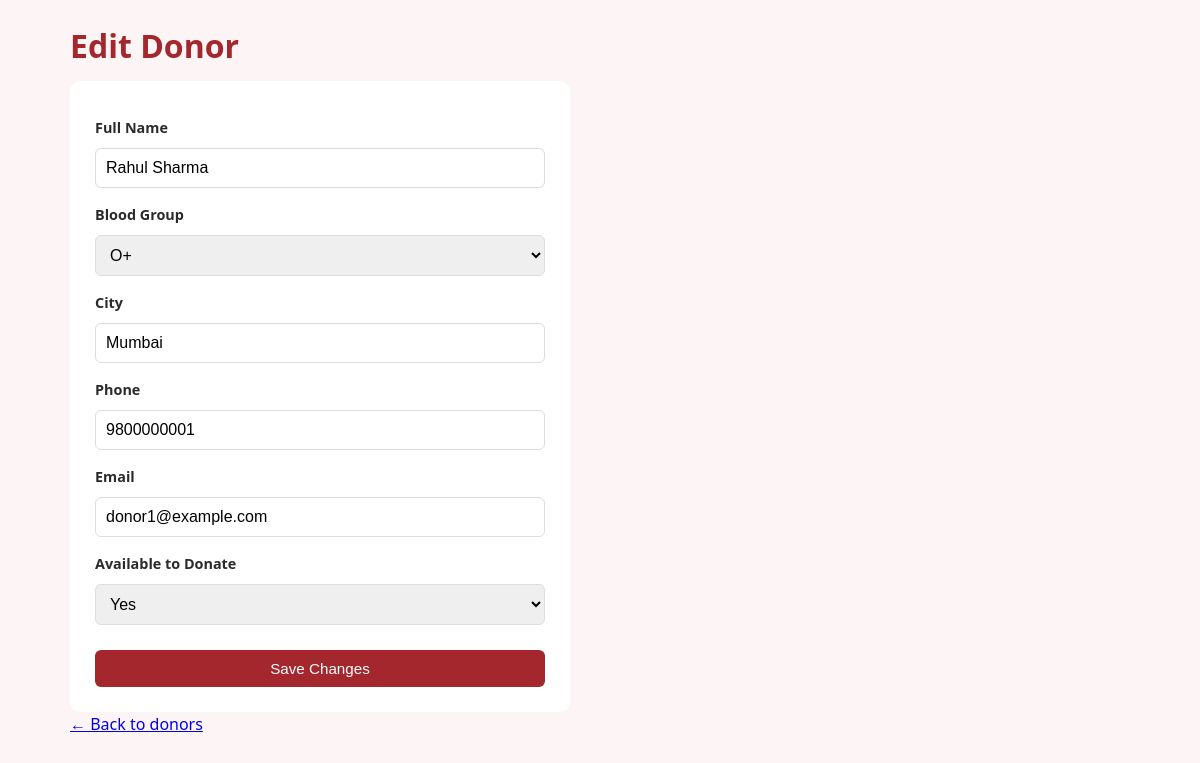
The app's page /admin/edit_donor.php?id=1 (signed in) with its own data.
### tables this page shows
CREATE TABLE IF NOT EXISTS donors (
  id INT AUTO_INCREMENT PRIMARY KEY,
  name VARCHAR(150) NOT NULL,
  blood_group VARCHAR(5) NOT NULL,
  city VARCHAR(100) NOT NULL,
  phone VARCHAR(20) NOT NULL,
  email VARCHAR(150),
  last_donation_date DATE NULL,
  available ENUM('Yes','No') DEFAULT 'Yes',
  created_at TIMESTAMP DEFAULT CURRENT_TIMESTAMP
);

### admin/edit_donor.php (the view, shortened to what this page needs)
<?php
require_once '../config.php';
$id = isset($_GET['id']) ? (int)$_GET['id'] : 0;
$stmt = $pdo->prepare("SELECT * FROM donors WHERE id = ?");
$stmt->execute([$id]);
$donor = $stmt->fetch(PDO::FETCH_ASSOC);
$bloodGroups = ['A+', 'A-', 'B+', 'B-', 'O+', 'O-', 'AB+', 'AB-'];
?>
<!DOCTYPE html>
<html>
<head>
    <link rel="stylesheet" href="../css/style.css">
</head>
<body>
<div class="container">
    <h1>Edit Donor</h1>
    <form method="POST" class="checkout-form">
        <label for="name">Full Name</label>
        <input type="text" id="name" name="name" value="<?php echo htmlspecialchars($donor['name']); ?>" required>
        <label for="blood_group">Blood Group</label>
        <select id="blood_group" name="blood_group" required>
            <?php foreach ($bloodGroups as $bg): ?>
                <option value="<?php echo $bg; ?>" <?php echo $donor['blood_group'] === $bg ? 'selected' : ''; ?>><?php echo $bg; ?></option>
            <?php endforeach; ?>
        </select>
        <label for="city">City</label>
        <input type="text" id="city" name="city" value="<?php echo htmlspecialchars($donor['city']); ?>" required>
        <label for="phone">Phone</label>
        <input type="text" id="phone" name="phone" value="<?php echo htmlspecialchars($donor['phone']); ?>" required>
        <label for="email">Email</label>
        <input type="email" id="email" name="email" value="<?php echo htmlspecialchars($donor['email']); ?>">
        <label for="available">Available to Donate</label>
        <select id="available" name="available">
            <option value="Yes" <?php echo $donor['available'] === 'Yes' ? 'selected' : ''; ?>>Yes</option>
        </select>
        <button type="submit" class="btn">Save Changes</button>
    </form>
    <p><a href="donors.php">&larr; Back to donors</a></p>
</div>
</body>
</html>

### css/style.css (style rules this page uses)
* { box-sizing: border-box; margin: 0; padding: 0; }
body { font-family: 'Segoe UI', Arial, sans-serif; background: #fdf5f5; color: #2b2b2b; line-height: 1.6; }
.container { max-width: 1100px; margin: 0 auto; padding: 20px; }
h1 { margin-bottom: 10px; color: #a3272c; }
.btn { display: inline-block; background: #a3272c; color: #fff; border: none; padding: 10px 18px; border-radius: 6px; cursor: pointer; text-decoration: none; font-size: 0.95rem; }
.checkout-form { background: #fff; padding: 25px; border-radius: 10px; max-width: 500px; display: flex; flex-direction: column; gap: 5px; }
.checkout-form label { margin-top: 10px; font-weight: bold; font-size: 0.9rem; }
.checkout-form input, .checkout-form select, .checkout-form textarea { padding: 10px; border: 1px solid #ddd; border-radius: 6px; font-size: 1rem; margin-top: 4px; }
.checkout-form button { margin-top: 20px; }

### records on screen
donors: name "Rahul Sharma", blood_group "O+", city "Mumbai", phone "9800000001", email "donor1@example.com", available "Yes"
